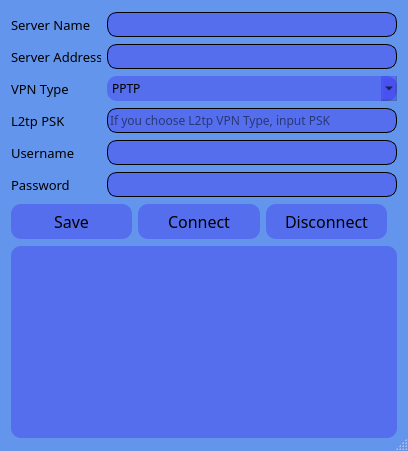
<?xml version="1.0" encoding="UTF-8"?>
<ui version="4.0">
 <class>VPNInfo</class>
 <widget class="QDialog" name="VPNInfo">
  <property name="enabled">
   <bool>true</bool>
  </property>
  <property name="geometry">
   <rect>
    <x>0</x>
    <y>0</y>
    <width>406</width>
    <height>451</height>
   </rect>
  </property>
  <property name="font">
   <font>
    <family>굴림</family>
   </font>
  </property>
  <property name="autoFillBackground">
   <bool>false</bool>
  </property>
  <property name="styleSheet">
   <string notr="true">QDialog{
background-color:#6495ED

}
QPushButton{
border-radius: 10px;
background-color:rgba(47,18,241,0.3);
}</string>
  </property>
  <property name="sizeGripEnabled">
   <bool>true</bool>
  </property>
  <layout class="QVBoxLayout" name="verticalLayout">
   <item>
    <layout class="QHBoxLayout" name="horizontalLayout">
     <item>
      <widget class="QLabel" name="SeverName">
       <property name="sizePolicy">
        <sizepolicy hsizetype="Maximum" vsizetype="Preferred">
         <horstretch>100</horstretch>
         <verstretch>0</verstretch>
        </sizepolicy>
       </property>
       <property name="minimumSize">
        <size>
         <width>90</width>
         <height>0</height>
        </size>
       </property>
       <property name="font">
        <font>
         <family>나눔고딕</family>
         <pointsize>10</pointsize>
        </font>
       </property>
       <property name="styleSheet">
        <string notr="true"/>
       </property>
       <property name="text">
        <string>Server Name</string>
       </property>
      </widget>
     </item>
     <item>
      <widget class="QLineEdit" name="Input_ServerName">
       <property name="sizePolicy">
        <sizepolicy hsizetype="Maximum" vsizetype="Fixed">
         <horstretch>50</horstretch>
         <verstretch>0</verstretch>
        </sizepolicy>
       </property>
       <property name="minimumSize">
        <size>
         <width>290</width>
         <height>25</height>
        </size>
       </property>
       <property name="font">
        <font>
         <family>나눔고딕</family>
        </font>
       </property>
       <property name="styleSheet">
        <string notr="true">border:1px solid;
border-top-left-radius: 5px;
border-bottom-left-radius: 5px;
border-top-right-radius: 5px;
border-bottom-right-radius: 5px;
border-radius: 10px;
background-color:rgba(47,18,241,0.3);</string>
       </property>
      </widget>
     </item>
    </layout>
   </item>
   <item>
    <layout class="QHBoxLayout" name="horizontalLayout_2">
     <item>
      <widget class="QLabel" name="ServerAddress">
       <property name="sizePolicy">
        <sizepolicy hsizetype="Maximum" vsizetype="Preferred">
         <horstretch>100</horstretch>
         <verstretch>0</verstretch>
        </sizepolicy>
       </property>
       <property name="minimumSize">
        <size>
         <width>90</width>
         <height>0</height>
        </size>
       </property>
       <property name="baseSize">
        <size>
         <width>0</width>
         <height>0</height>
        </size>
       </property>
       <property name="font">
        <font>
         <family>나눔고딕</family>
         <pointsize>10</pointsize>
        </font>
       </property>
       <property name="styleSheet">
        <string notr="true"/>
       </property>
       <property name="text">
        <string>Server Address</string>
       </property>
      </widget>
     </item>
     <item>
      <widget class="QLineEdit" name="Input_ServerAddress">
       <property name="sizePolicy">
        <sizepolicy hsizetype="Maximum" vsizetype="Fixed">
         <horstretch>50</horstretch>
         <verstretch>0</verstretch>
        </sizepolicy>
       </property>
       <property name="minimumSize">
        <size>
         <width>290</width>
         <height>25</height>
        </size>
       </property>
       <property name="font">
        <font>
         <family>나눔고딕</family>
        </font>
       </property>
       <property name="styleSheet">
        <string notr="true">border:1px solid;
border-top-left-radius: 5px;
border-bottom-left-radius: 5px;
border-top-right-radius: 5px;
border-bottom-right-radius: 5px;
border-radius: 10px;
background-color:rgba(47,18,241,0.3);</string>
       </property>
      </widget>
     </item>
    </layout>
   </item>
   <item>
    <layout class="QHBoxLayout" name="horizontalLayout_3">
     <item>
      <widget class="QLabel" name="VPNType">
       <property name="sizePolicy">
        <sizepolicy hsizetype="Maximum" vsizetype="Preferred">
         <horstretch>100</horstretch>
         <verstretch>0</verstretch>
        </sizepolicy>
       </property>
       <property name="minimumSize">
        <size>
         <width>90</width>
         <height>0</height>
        </size>
       </property>
       <property name="font">
        <font>
         <family>나눔고딕</family>
         <pointsize>10</pointsize>
        </font>
       </property>
       <property name="styleSheet">
        <string notr="true"/>
       </property>
       <property name="text">
        <string>VPN Type</string>
       </property>
      </widget>
     </item>
     <item>
      <widget class="QComboBox" name="Select_VPNType">
       <property name="minimumSize">
        <size>
         <width>0</width>
         <height>25</height>
        </size>
       </property>
       <property name="font">
        <font>
         <family>나눔고딕</family>
        </font>
       </property>
       <property name="styleSheet">
        <string notr="true">border-radius: 10px;
background-color:rgba(47,18,241,0.3);</string>
       </property>
       <item>
        <property name="text">
         <string>PPTP</string>
        </property>
       </item>
       <item>
        <property name="text">
         <string>L2TP</string>
        </property>
       </item>
       <item>
        <property name="text">
         <string>SSTP</string>
        </property>
       </item>
       <item>
        <property name="text">
         <string>Ikev2</string>
        </property>
       </item>
       <item>
        <property name="text">
         <string>Automatic</string>
        </property>
       </item>
      </widget>
     </item>
    </layout>
   </item>
   <item>
    <layout class="QHBoxLayout" name="horizontalLayout_4">
     <item>
      <widget class="QLabel" name="label">
       <property name="sizePolicy">
        <sizepolicy hsizetype="Maximum" vsizetype="Preferred">
         <horstretch>100</horstretch>
         <verstretch>0</verstretch>
        </sizepolicy>
       </property>
       <property name="minimumSize">
        <size>
         <width>90</width>
         <height>0</height>
        </size>
       </property>
       <property name="font">
        <font>
         <family>나눔고딕</family>
         <pointsize>10</pointsize>
        </font>
       </property>
       <property name="styleSheet">
        <string notr="true"/>
       </property>
       <property name="text">
        <string>L2tp PSK</string>
       </property>
      </widget>
     </item>
     <item>
      <widget class="QLineEdit" name="Input_L2tpPsk">
       <property name="sizePolicy">
        <sizepolicy hsizetype="Maximum" vsizetype="Fixed">
         <horstretch>50</horstretch>
         <verstretch>0</verstretch>
        </sizepolicy>
       </property>
       <property name="minimumSize">
        <size>
         <width>290</width>
         <height>25</height>
        </size>
       </property>
       <property name="font">
        <font>
         <family>나눔고딕</family>
        </font>
       </property>
       <property name="styleSheet">
        <string notr="true">border:1px solid;
border-top-left-radius: 5px;
border-bottom-left-radius: 5px;
border-top-right-radius: 5px;
border-bottom-right-radius: 5px;
border-radius: 10px;
background-color:rgba(47,18,241,0.3);</string>
       </property>
       <property name="text">
        <string/>
       </property>
       <property name="echoMode">
        <enum>QLineEdit::Password</enum>
       </property>
       <property name="placeholderText">
        <string>If you choose L2tp VPN Type, input PSK</string>
       </property>
      </widget>
     </item>
    </layout>
   </item>
   <item>
    <layout class="QHBoxLayout" name="horizontalLayout_5">
     <item>
      <widget class="QLabel" name="UserName_2">
       <property name="sizePolicy">
        <sizepolicy hsizetype="Maximum" vsizetype="Preferred">
         <horstretch>100</horstretch>
         <verstretch>0</verstretch>
        </sizepolicy>
       </property>
       <property name="minimumSize">
        <size>
         <width>90</width>
         <height>0</height>
        </size>
       </property>
       <property name="font">
        <font>
         <family>나눔고딕</family>
         <pointsize>10</pointsize>
        </font>
       </property>
       <property name="styleSheet">
        <string notr="true"/>
       </property>
       <property name="text">
        <string>Username</string>
       </property>
      </widget>
     </item>
     <item>
      <widget class="QLineEdit" name="Input_UserName">
       <property name="sizePolicy">
        <sizepolicy hsizetype="Maximum" vsizetype="Fixed">
         <horstretch>50</horstretch>
         <verstretch>0</verstretch>
        </sizepolicy>
       </property>
       <property name="minimumSize">
        <size>
         <width>290</width>
         <height>25</height>
        </size>
       </property>
       <property name="font">
        <font>
         <family>나눔고딕</family>
        </font>
       </property>
       <property name="styleSheet">
        <string notr="true">border:1px solid;
border-top-left-radius: 5px;
border-bottom-left-radius: 5px;
border-top-right-radius: 5px;
border-bottom-right-radius: 5px;
border-radius: 10px;
background-color:rgba(47,18,241,0.3);</string>
       </property>
       <property name="text">
        <string/>
       </property>
      </widget>
     </item>
    </layout>
   </item>
   <item>
    <layout class="QHBoxLayout" name="horizontalLayout_6">
     <item>
      <widget class="QLabel" name="Password">
       <property name="sizePolicy">
        <sizepolicy hsizetype="Maximum" vsizetype="Preferred">
         <horstretch>100</horstretch>
         <verstretch>0</verstretch>
        </sizepolicy>
       </property>
       <property name="minimumSize">
        <size>
         <width>90</width>
         <height>0</height>
        </size>
       </property>
       <property name="font">
        <font>
         <family>나눔고딕</family>
         <pointsize>10</pointsize>
        </font>
       </property>
       <property name="styleSheet">
        <string notr="true"/>
       </property>
       <property name="text">
        <string>Password</string>
       </property>
      </widget>
     </item>
     <item>
      <widget class="QLineEdit" name="Input_Password">
       <property name="sizePolicy">
        <sizepolicy hsizetype="Maximum" vsizetype="Fixed">
         <horstretch>50</horstretch>
         <verstretch>0</verstretch>
        </sizepolicy>
       </property>
       <property name="minimumSize">
        <size>
         <width>290</width>
         <height>25</height>
        </size>
       </property>
       <property name="font">
        <font>
         <family>나눔고딕</family>
        </font>
       </property>
       <property name="styleSheet">
        <string notr="true">border:1px solid;
border-top-left-radius: 5px;
border-bottom-left-radius: 5px;
border-top-right-radius: 5px;
border-bottom-right-radius: 5px;
border-radius: 10px;
background-color:rgba(47,18,241,0.3);</string>
       </property>
       <property name="echoMode">
        <enum>QLineEdit::Password</enum>
       </property>
      </widget>
     </item>
    </layout>
   </item>
   <item>
    <layout class="QHBoxLayout" name="horizontalLayout_7">
     <property name="leftMargin">
      <number>0</number>
     </property>
     <property name="topMargin">
      <number>0</number>
     </property>
     <property name="rightMargin">
      <number>10</number>
     </property>
     <item>
      <widget class="QPushButton" name="Save">
       <property name="minimumSize">
        <size>
         <width>0</width>
         <height>35</height>
        </size>
       </property>
       <property name="font">
        <font>
         <family>나눔고딕</family>
         <pointsize>12</pointsize>
        </font>
       </property>
       <property name="styleSheet">
        <string notr="true"/>
       </property>
       <property name="text">
        <string>Save</string>
       </property>
      </widget>
     </item>
     <item>
      <widget class="QPushButton" name="Connect">
       <property name="minimumSize">
        <size>
         <width>0</width>
         <height>35</height>
        </size>
       </property>
       <property name="font">
        <font>
         <family>나눔고딕</family>
         <pointsize>12</pointsize>
        </font>
       </property>
       <property name="styleSheet">
        <string notr="true"/>
       </property>
       <property name="text">
        <string>Connect</string>
       </property>
      </widget>
     </item>
     <item>
      <widget class="QPushButton" name="Disconnect">
       <property name="minimumSize">
        <size>
         <width>0</width>
         <height>35</height>
        </size>
       </property>
       <property name="font">
        <font>
         <family>나눔고딕</family>
         <pointsize>12</pointsize>
        </font>
       </property>
       <property name="styleSheet">
        <string notr="true"/>
       </property>
       <property name="text">
        <string>Disconnect</string>
       </property>
      </widget>
     </item>
    </layout>
   </item>
   <item>
    <widget class="QTextEdit" name="Status">
     <property name="sizePolicy">
      <sizepolicy hsizetype="Expanding" vsizetype="Fixed">
       <horstretch>0</horstretch>
       <verstretch>0</verstretch>
      </sizepolicy>
     </property>
     <property name="styleSheet">
      <string notr="true">border-radius: 10px;
background-color:rgba(47,18,241,0.3);</string>
     </property>
    </widget>
   </item>
  </layout>
 </widget>
 <resources/>
 <connections/>
</ui>
